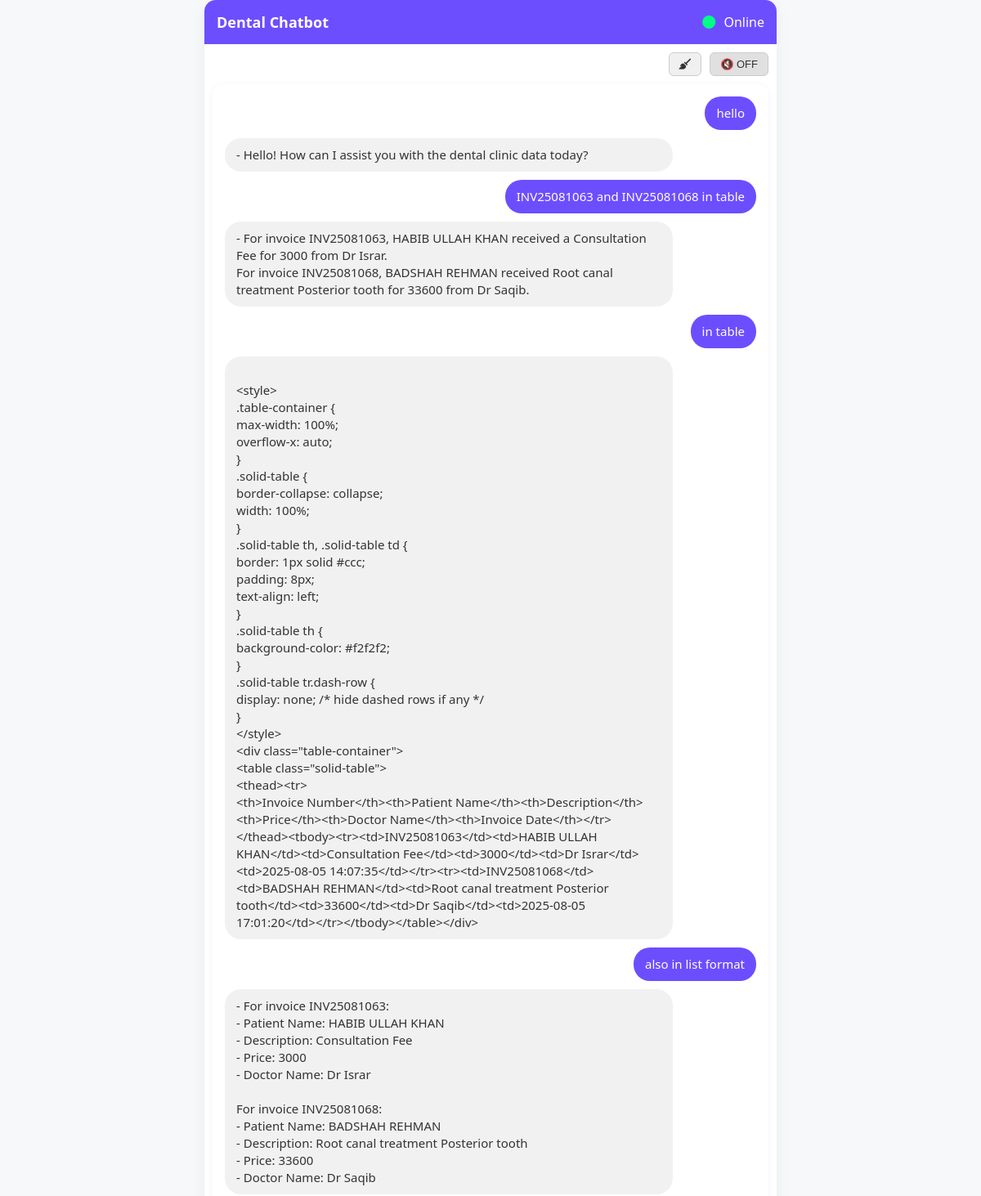
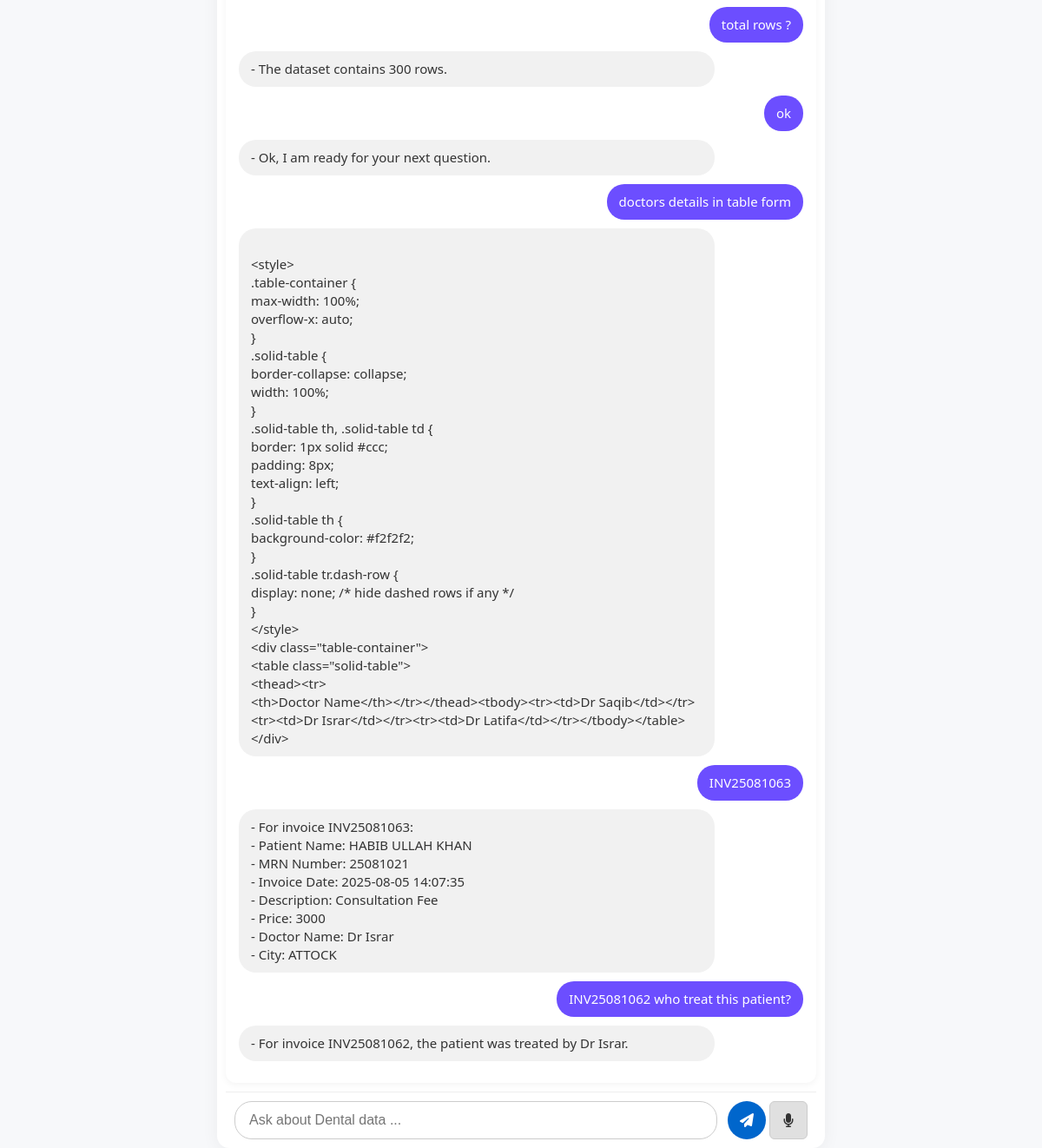
The page / on the database its author committed (2 pictures, top to bottom).
### tables this page shows
CREATE TABLE chat_history (id INTEGER PRIMARY KEY, message TEXT, response TEXT);

### app.py (the view)
@app.route('/')
def index():
    current_file = get_current_file()
    conn = sqlite3.connect(DB_FILE)
    cursor = conn.cursor()
    cursor.execute("SELECT message, response FROM chat_history")
    history = cursor.fetchall()
    conn.close()
    return render_template('index.html', history=history, filename=current_file)

### app.py (called while the page is built)
def get_current_file():
    conn = sqlite3.connect(DB_FILE)
    cursor = conn.cursor()
    cursor.execute("SELECT filename FROM current_file ORDER BY id DESC LIMIT 1")
    result = cursor.fetchone()
    conn.close()
    return result[0] if result else None

### templates/index.html (shortened to what this page needs)
<!DOCTYPE html>
<html>
<head>
    <link rel="stylesheet" href="{{ url_for('static', filename='style.css') }}">
    <link rel="stylesheet" href="https://cdnjs.cloudflare.com/ajax/libs/font-awesome/6.5.0/css/all.min.css">
</head>
<body>
<div class="main-card">
    <div class="header">
        <h2>Dental Chatbot </h2>
        <span class="status"><i class="fa fa-circle"></i> Online</span>
    </div>
    <div style="display: flex; justify-content: flex-end; padding: 10px;">
        <div style="display: flex; gap: 10px; align-items: center;">
            <button type="button" id="clearChatBtn" title="Clear Chat" style="
                background-color: #f0f0f0;
                border: 1px solid #ccc;
                color: #333;
                padding: 6px 12px;
                font-size: 13px;
                border-radius: 6px;
                cursor: pointer;
                transition: background 0.3s;
            ">
              <i class="fa fa-broom"></i>
            </button>
            <button type="button" id="speakToggle" class="off" title="Toggle speak" style="
                background-color: #e0e0e0;
                border: 1px solid #ccc;
                color: #333;
                padding: 6px 12px;
                font-size: 13px;
                border-radius: 6px;
                cursor: pointer;
                transition: background 0.3s;
            ">
              🔇 OFF
            </button>
        </div>
    </div>
    <div class="chat-box" id="chatHistory">
        {% if history %}
            {% for message, response in history %}
                <div class="chat-entry user-msg">
                    <div class="bubble user">{{ message }}</div>
                </div>
                <div class="chat-entry bot-msg">
                    <div class="bot-controls">
                        <div class="bubble bot">{{ response }}</div>
                    </div>
                </div>
            {% endfor %}
        {% else %}
            <div class="chat-entry bot-msg">
                <div class="bot-controls">
                    <div class="bubble bot">Hello! I'm ready to assist you. How can I help you today?</div>
                </div>
            </div>
        {% endif %}
    </div>
    <form id="chatForm" class="message-form">
        <input type="text" id="messageInput" name="message" placeholder="Ask about Dental data ..." required>
        <button type="submit" title="Send"><i class="fa fa-paper-plane"></i></button>
        <button type="button" id="micBtn" title="Speak"><i class="fa fa-microphone"></i></button>
    </form>
</div>
</body>
</html>

### static/style.css (style rules this page uses)
body { margin: 0; font-family: 'Segoe UI', sans-serif; background-color: #f7f8fa; color: #333; height: 100vh; display: flex; flex-direction: column; }
.main-card { max-width: 700px; width: 100%; margin: auto; background: white; border-radius: 14px; box-shadow: 0 4px 20px rgba(0, 0, 0, 0.05); display: flex; flex-direction: column; max-height: 100vh; height: 100vh; box-sizing: border-box; }
.header { background-color: #6c4eff; color: white; padding: 15px; border-top-left-radius: 14px; border-top-right-radius: 14px; display: flex; justify-content: space-between; align-items: center; }
.header h2 { margin: 0; font-size: 18px; }
.status i { color: #00ff87; margin-right: 6px; }
.chat-box { flex: 1; width: calc(100% - 20px); min-width: 300px; overflow-y: auto; padding: 15px; flex-shrink: 0; box-sizing: border-box; background-color: white; border-radius: 12px; box-shadow: 0 2px 8px rgba(0,0,0,0.05); margin: 0 10px 10px; }
.chat-entry { margin-bottom: 10px; animation: fadeIn 0.4s ease-in; }
.chat-entry.user-msg { text-align: right; }
.chat-entry.bot-msg { text-align: left; }
.bubble { display: inline-block; padding: 10px 14px; border-radius: 20px; max-width: 80%; font-size: 15px; word-wrap: break-word; line-height: 1.4; }
.bubble.user { background-color: #6c4eff; color: white; }
.bubble.bot { background-color: #f1f1f1; }
.message-form { display: flex; align-items: center; padding: 10px; background-color: #fff; border-top: 1px solid #eee; border-bottom-left-radius: 14px; border-bottom-right-radius: 14px; position: sticky; bottom: 0; z-index: 100; margin: 0 10px; }
.message-form input[type="text"] { flex: 1; padding: 12px 16px; font-size: 16px; border-radius: 20px; border: 1px solid #ccc; outline: none; margin-right: 8px; }
.message-form button { width: 44px; height: 44px; border-radius: 50%; margin-left: 4px; border: none; cursor: pointer; font-size: 16px; display: flex; align-items: center; justify-content: center; color: white; background-color: #0066cc; transition: background 0.3s; }
#micBtn { background-color: #555; }
#clearChatBtn { background-color: #ff4d4d; border-radius: 20px; font-size: 13px; padding: 10px 16px; width: auto; }
#speakToggle { background-color: #333; font-size: 13px; padding: 10px 16px; border-radius: 20px; width: auto; }

### templates/index.html (style rules this page uses)
.bot-controls { display: flex; align-items: center; justify-content: space-between; }
.bot-controls .bubble { flex: 1; }
#micBtn { background-color: #e0e0e0; border: 1px solid #ccc; color: #333; border-radius: 6px; cursor: pointer; transition: background 0.3s; }
.bubble.bot { white-space: pre-line; }

### rows shown on the page
chat_history: message "hello", response "- Hello! How can I assist you with the dental clinic data today?"
chat_history: message "INV25081063 and INV25081068 in table", response "- For invoice INV25081063, HABIB ULLAH KHAN received a Consultation Fee for 3000 from Dr Israr. For invoice INV25081068, BADSHAH REHMAN received Root canal treatment Posterior tooth for 33600 from Dr Saqib."
chat_history: message "in table", response "<style> .table-container { max-width: 100%; overflow-x: auto; } .solid-table { border-collapse: collapse; width: 100%; } .solid-table th, .solid-table td { border: 1px solid #ccc; padding: 8px; text-align: left; } .solid-table th { background-color: #f2f2f2; } .solid-table tr.dash-row { display: none; /* hide dashed rows if any */ } </style> <div class=\"table-container\"> <table class=\"solid-table\"> <thead><tr> <th>Invoice Number</th><th>Patient Name</th><th>Description</th><th>Price</th><th>Doctor Name</th><th>Invoice Date</th></tr></thead><tbody><tr><td>INV25081063</td><td>HABIB ULLAH KHAN</td><td>Consultation Fee</td><td>3000</td><td>Dr Israr</td><td>2025-08-05…"
chat_history: message "also in list format", response "- For invoice INV25081063: - Patient Name: HABIB ULLAH KHAN - Description: Consultation Fee - Price: 3000 - Doctor Name: Dr Israr For invoice INV25081068: - Patient Name: BADSHAH REHMAN - Description: Root canal treatment Posterior tooth - Price: 33600 - Doctor Name: Dr Saqib"
chat_history: message "total rows ?", response "- The dataset contains 300 rows."
chat_history: message "ok", response "- Ok, I am ready for your next question."
chat_history: message "doctors details in table form", response "<style> .table-container { max-width: 100%; overflow-x: auto; } .solid-table { border-collapse: collapse; width: 100%; } .solid-table th, .solid-table td { border: 1px solid #ccc; padding: 8px; text-align: left; } .solid-table th { background-color: #f2f2f2; } .solid-table tr.dash-row { display: none; /* hide dashed rows if any */ } </style> <div class=\"table-container\"> <table class=\"solid-table\"> <thead><tr> <th>Doctor Name</th></tr></thead><tbody><tr><td>Dr Saqib</td></tr><tr><td>Dr Israr</td></tr><tr><td>Dr Latifa</td></tr></tbody></table></div>"
chat_history: message "INV25081063", response "- For invoice INV25081063: - Patient Name: HABIB ULLAH KHAN - MRN Number: 25081021 - Invoice Date: 2025-08-05 14:07:35 - Description: Consultation Fee - Price: 3000 - Doctor Name: Dr Israr - City: ATTOCK"
chat_history: message "INV25081062 who treat this patient?", response "- For invoice INV25081062, the patient was treated by Dr Israr."
